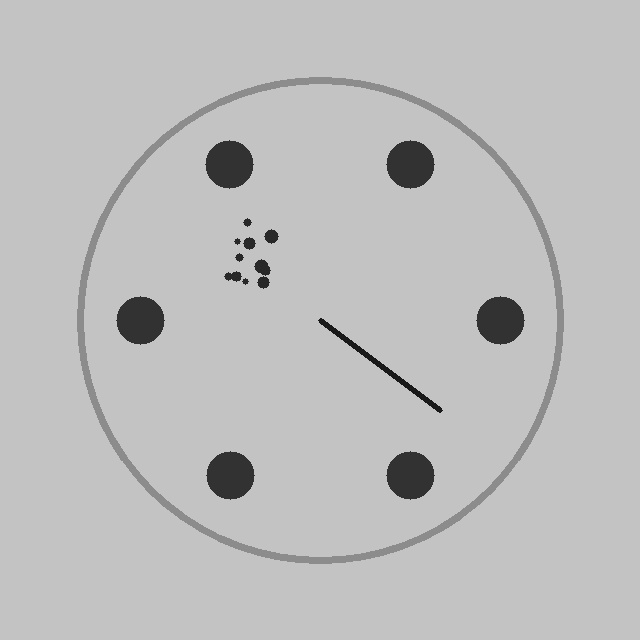
#> input picture app/sample_images/automotive_casting_porosity_crack.jpg, 640 x 640 px
$ python -i anomaly.py   (imports and definitions only)   (older library calls are emulated)
#> lines starting #> are read from the running program, lines starting #| are printed output that depends on the picture; after the words box and inside, x2 and y2 are one past the last pixel; in counts of white or black regions, pixels touching at a corner belong together
"""
EdgeInspect AI: Industrial Surface Anomaly Detection Framework
Challenge: Arm Bharat AI-SoC Challenge 2026-27 (PS5: Industrial Defect Detection)
Target: Arm Cortex-A76 CPU / Edge Hardware via OpenCV & NumPy

Implements MVTec AD / KolektorSDD style unsupervised surface anomaly detection:
- High-frequency edge gradient & crack extraction (Sobel / Laplacian)
- Morphological Top-Hat / Black-Hat spatial anomaly filtering
- Adaptive background texture subtraction & local contrast deviation
- Color-coded thermal Anomaly Heatmap generation (Jet colormap)
- Automatic contour localization for unknown surface defects, cracks, and voids
"""
import time
from pathlib import Path
from typing import Dict, Any, Tuple, List

import cv2
import numpy as np


class IndustrialAnomalyDetector:
    """
    Real-time edge visual anomaly detection engine.
    Detects cracks, surface scratches, porosity, and anomalies across:
    - Steel & Metal Surface (scratches, pits, rolled-in scale, crazing)
    - Textile & Fabric (holes, oil stains, broken yarn)
    - Packaging (seal breaches, punctures, dents)
    - Automotive Components (casting porosity, weld cracks, burrs)
    - Pharmaceutical Tablets & Capsules (chipped edges, capping, cracks)
    - Assembled & Bare PCBs (solder bridges, trace breaks, copper voids)
    """

    def __init__(self, sensitivity: float = 0.50, min_defect_area_px: int = 40):
        self.sensitivity = max(0.1, min(0.95, sensitivity))
        self.min_defect_area_px = min_defect_area_px

    def detect_anomalies(
        self,
        image_input,
        output_heatmap_path: Path = None,
        output_annotated_path: Path = None,
    ) -> Dict[str, Any]:
        """
        Processes an image and produces:
        - anomaly_score: [0.0 - 1.0] (overall anomaly index)
        - status: DEFECT_DETECTED or DEFECT_FREE
        - defects: List of localized anomaly bounding boxes and contours
        - heatmap_bgr: OpenCV Jet-colormap anomaly heatmap
        - annotated_bgr: Source image with bounding boxes & severity tags
        - latency_ms: Execution time on CPU
        """
        t0 = time.perf_counter()

        # Load or convert image to BGR numpy array
        if isinstance(image_input, (str, Path)):
            img_bgr = cv2.imread(str(image_input), cv2.IMREAD_COLOR)
#> img_bgr is the input picture: shape (640, 640, 3); min 19, max 203, mean 189.1
            if img_bgr is None:
                raise ValueError(f"Could not read image from {image_input}")
            img_name = Path(image_input).name
        elif isinstance(image_input, np.ndarray):
            img_bgr = image_input.copy()
            img_name = "in_memory_image.jpg"
        else:
            raise TypeError("Expected image path or numpy array.")

        h, w = img_bgr.shape[:2]
#> h = 640; w = 640
        resized = cv2.resize(img_bgr, (640, 640))
        gray = cv2.cvtColor(resized, cv2.COLOR_BGR2GRAY)

        # 1. Background illumination smoothing (Gaussian low-pass)
        blurred = cv2.GaussianBlur(gray, (15, 15), 0)

        # 2. Multi-scale High-Frequency Texture & Crack Extraction
        # Gradient magnitude (Sobel)
        grad_x = cv2.Sobel(gray, cv2.CV_32F, 1, 0, ksize=3)
        grad_y = cv2.Sobel(gray, cv2.CV_32F, 0, 1, ksize=3)
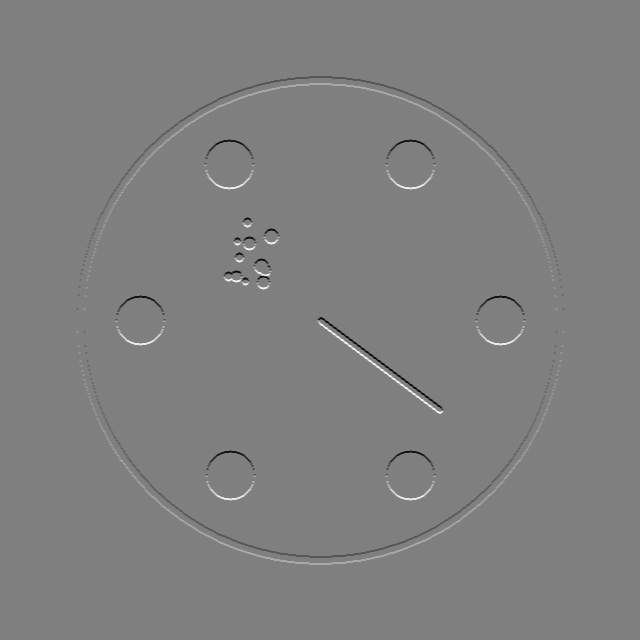
#> grad_y: shape (640, 640) float32; min -694, max 689, mean 0; drawn with min black and max white
        grad_mag = cv2.magnitude(grad_x, grad_y)
        grad_norm = cv2.normalize(grad_mag, None, 0, 255, cv2.NORM_MINMAX).astype(np.uint8)

        # Morphological Top-Hat & Black-Hat (extracts small bright and dark surface anomalies)
        kernel_size = 9
        morph_kernel = cv2.getStructuringElement(cv2.MORPH_RECT, (kernel_size, kernel_size))
        top_hat = cv2.morphologyEx(gray, cv2.MORPH_TOPHAT, morph_kernel)
        black_hat = cv2.morphologyEx(gray, cv2.MORPH_BLACKHAT, morph_kernel)
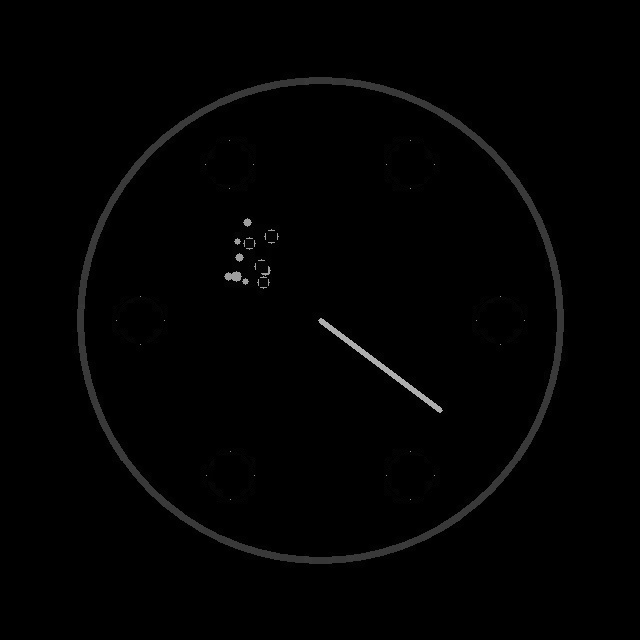
#> black_hat: shape (640, 640); min 0, max 179, mean 2.1
        morph_anom = cv2.add(top_hat, black_hat)

        # Local contrast deviation (high-pass difference from smooth background)
        diff_bg = cv2.absdiff(gray, blurred)
        diff_bg = cv2.equalizeHist(diff_bg)
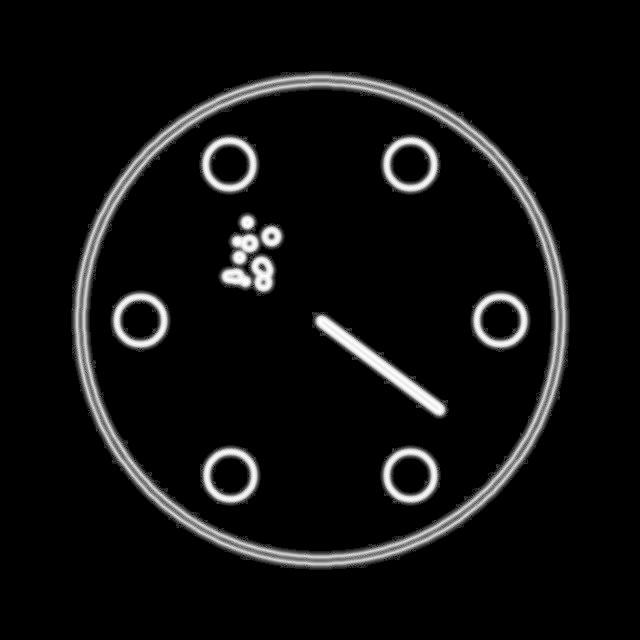
#> diff_bg: shape (640, 640); min 0, max 255, mean 15.4

        # 3. Fuse Anomaly Features into Unified Anomaly Energy Map
        fusion = 0.40 * grad_norm.astype(np.float32) + 0.35 * morph_anom.astype(np.float32) + 0.25 * diff_bg.astype(np.float32)
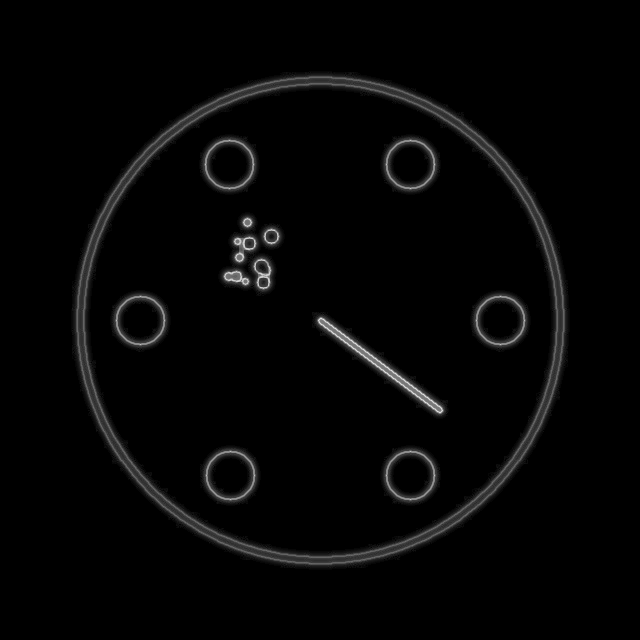
#> fusion: shape (640, 640) float32; min 0, max 226, mean 5.8
        fusion = cv2.normalize(fusion, None, 0, 255, cv2.NORM_MINMAX).astype(np.uint8)

        # Apply spatial median filtering to reduce single-pixel sensor noise
        anomaly_map = cv2.medianBlur(fusion, 5)

        # Dynamic Thresholding based on user sensitivity
        # Sensitivity 0.50 -> threshold around 128
        threshold_val = int(255 * (1.0 - (self.sensitivity * 0.70)))
        _, thresh = cv2.threshold(anomaly_map, threshold_val, 255, cv2.THRESH_BINARY)
#> thresh: shape (640, 640); 0.03% white; 6 white regions (3 under 20 px)

        # Find connected anomalous components / defect regions
        contours, _ = cv2.findContours(thresh, cv2.RETR_EXTERNAL, cv2.CHAIN_APPROX_SIMPLE)
#> contours = 6 contours, 4 with area under 20; largest, box (x1, y1, x2, y2) and area: (238, 277, 247, 283) 24, (260, 274, 269, 278) 21

        scale_x = w / 640.0
#> scale_x = 1
        scale_y = h / 640.0
#> scale_y = 1

        detections = []
        annotated = img_bgr.copy()

        for cnt in contours:
            area = cv2.contourArea(cnt)
            if area >= self.min_defect_area_px:
                x, y, bw, bh = cv2.boundingRect(cnt)
                # Map back to original image dimensions
                x1 = max(0, int(x * scale_x))
                y1 = max(0, int(y * scale_y))
                x2 = min(w, int((x + bw) * scale_x))
                y2 = min(h, int((y + bh) * scale_y))
                orig_area = int(area * scale_x * scale_y)

                # Local anomaly intensity score
                roi_anomaly = anomaly_map[y:y+bh, x:x+bw]
                mean_energy = float(np.mean(roi_anomaly)) / 255.0
                confidence = round(min(0.99, max(0.40, mean_energy * 1.25)), 4)

                defect_info = {
                    "anomaly_id": len(detections) + 1,
                    "bbox": [x1, y1, x2, y2],
                    "area_px": orig_area,
                    "confidence": confidence,
                    "energy_score": round(mean_energy, 3),
                    "type": "Surface Anomaly / Discontinuity"
                }
                detections.append(defect_info)

                # Draw bounding box and anomaly tag
                color = (0, 0, 255) if confidence > 0.7 else (0, 140, 255)
                cv2.rectangle(annotated, (x1, y1), (x2, y2), color, 2)
                label = f"ANOMALY #{len(detections)} ({confidence*100:.1f}%)"
                cv2.putText(
                    annotated, label, (x1, max(18, y1 - 8)),
                    cv2.FONT_HERSHEY_SIMPLEX, 0.55, color, 2, cv2.LINE_AA
                )
#> this loop made 6 passes
#> area on passes 3 to 4: 24.5, 21
#> after the loop, detections = []

        # Compute aggregate anomaly score for the entire part
        total_defective_px = int(np.count_nonzero(thresh))
#> total_defective_px = 111
        coverage_ratio = total_defective_px / (640.0 * 640.0)
#> coverage_ratio = 0.000271
        max_energy = float(np.max(anomaly_map)) / 255.0
#> max_energy = 0.808
        aggregate_anomaly_score = round(min(1.0, (coverage_ratio * 15.0) + (max_energy * 0.40)), 3)
#> aggregate_anomaly_score = 0.327

        has_defect = len(detections) > 0
#> has_defect = False
        status_str = "DEFECTS_DETECTED" if has_defect else "NO_DEFECTS_DETECTED"
#> status_str = 'NO_DEFECTS_DETECTED'

        # 4. Generate Visual Thermal Heatmap (Jet Colormap)
        heatmap_resized = cv2.applyColorMap(anomaly_map, cv2.COLORMAP_JET)
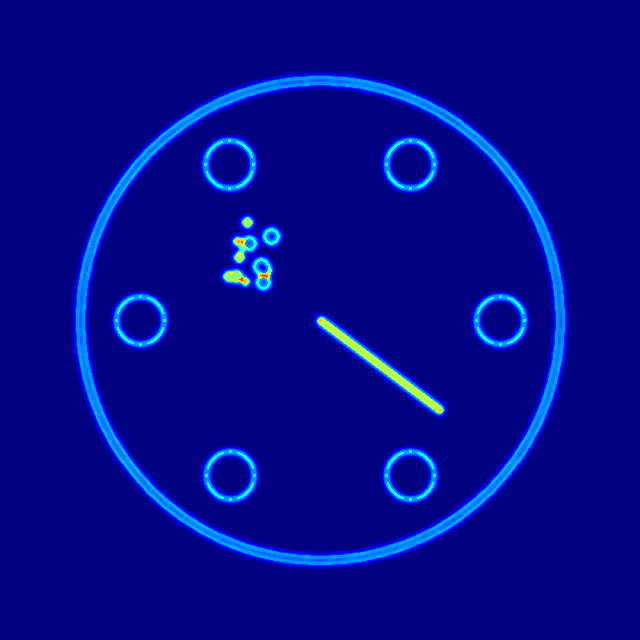
#> heatmap_resized: shape (640, 640, 3); mean B, G, R 139.4, 9.4, 0.8
        heatmap_full = cv2.resize(heatmap_resized, (w, h))

        # Blend Heatmap with original image (40% original, 60% heatmap)
        blended_heatmap = cv2.addWeighted(img_bgr, 0.45, heatmap_full, 0.55, 0)
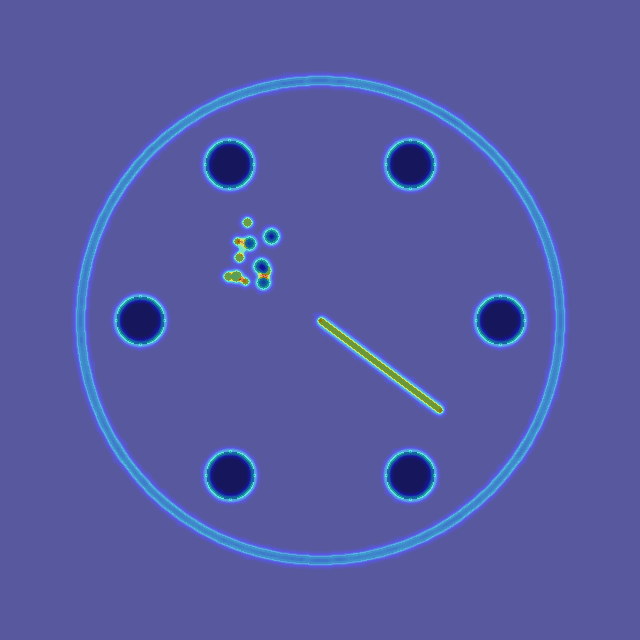
#> blended_heatmap: shape (640, 640, 3); mean B, G, R 161.6, 90.5, 85.8

        # Header Status Banner on annotated image
        banner_color = (0, 0, 180) if has_defect else (0, 140, 0)
#> banner_color = (0, 140, 0)
        cv2.rectangle(annotated, (0, 0), (w, 32), banner_color, -1)
        banner_text = f"{status_str} | Anomaly Score: {aggregate_anomaly_score:.2f} | Anomalies: {len(detections)}"
        cv2.putText(annotated, banner_text, (10, 22), cv2.FONT_HERSHEY_SIMPLEX, 0.65, (255, 255, 255), 2, cv2.LINE_AA)
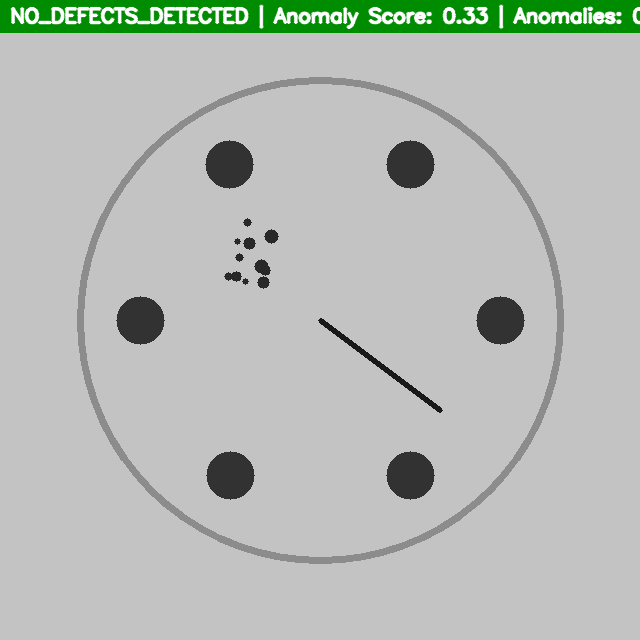
#> annotated: shape (640, 640, 3); mean B, G, R 182.2, 187.7, 182.2

        # Save files if paths provided
        if output_heatmap_path:
            Path(output_heatmap_path).parent.mkdir(parents=True, exist_ok=True)
            cv2.imwrite(str(output_heatmap_path), blended_heatmap)

        if output_annotated_path:
            Path(output_annotated_path).parent.mkdir(parents=True, exist_ok=True)
            cv2.imwrite(str(output_annotated_path), annotated)

        elapsed_ms = round((time.perf_counter() - t0) * 1000.0, 2)

        return {
            "image_name": img_name,
            "status": status_str,
            "defects_found": len(detections),
            "anomaly_score": aggregate_anomaly_score,
            "detections": detections,
            "inference_ms": elapsed_ms,
            "fps": round(1000.0 / max(1.0, elapsed_ms), 1),
            "framework": "OpenCV Multi-Scale Texture Anomaly Engine (MVTec AD Profile)"
        }

>>> result = IndustrialAnomalyDetector().detect_anomalies('../../app/sample_images/automotive_casting_porosity_crack.jpg')
#> result = 8 items
